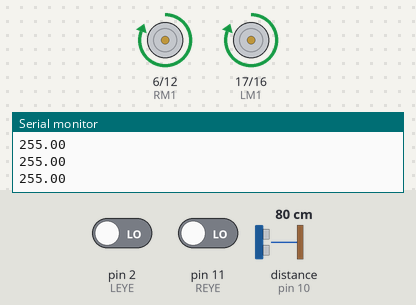
Simulated run of this sketch. Board: Arduino Uno, built with avr-gcc and run on an emulated ATmega328P. On the bench: motor-driver pin pairs drawn as motors (green arrow = first pin HIGH = forward, orange = second pin HIGH = backward, longer = more drive), the last lines printed to the serial monitor. Wiring (inferred from the names in the program): ultrasonic range finder: trigger pin 19; echo pin 10. The test bench sets the inputs (shaded band); at power-on: distance to the obstacle (sensor on pin 10) 80 cm, pin 2 (LEYE) LOW, pin 11 (REYE) LOW. The echo pulse lasts 58.3 µs per cm.

Above: at 1.2 s.
1.3 s: distance to the obstacle (sensor on pin 10) set to 9 cm
At 4.25 s:
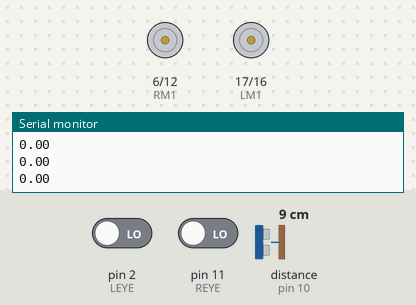
4.3 s: distance to the obstacle (sensor on pin 10) set to 10 cm
At 4.45 s:
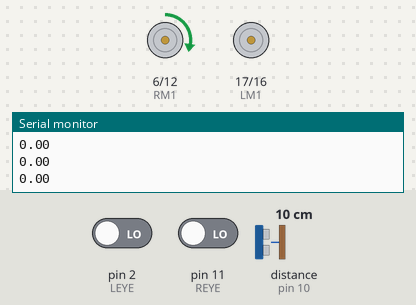
7.3 s: distance to the obstacle (sensor on pin 10) set to 15 cm
At 8.4 s:
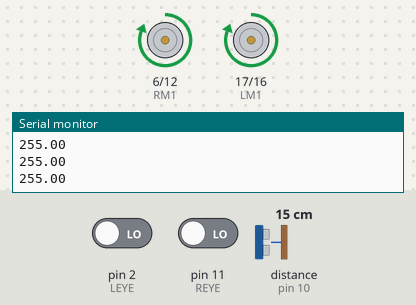
9.1 s: distance to the obstacle (sensor on pin 10) set to 2 cm
At 9.9 s:
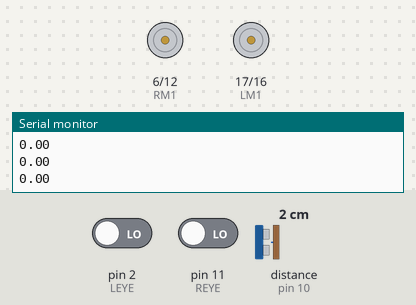
10.6 s: distance to the obstacle (sensor on pin 10) set to 18 cm
At 11.0 s:
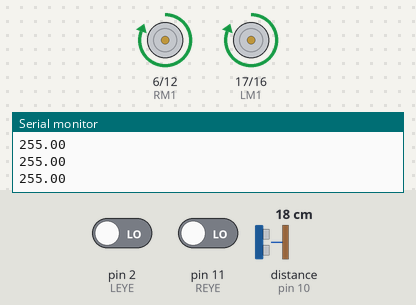
Timing chart, 0 to 13.1 s (numbered marks = the images above; inputs shaded):
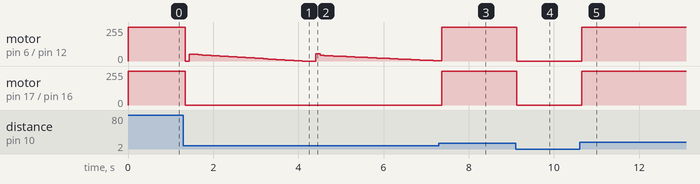

Measured:
- the behaviour switches between 9 and 10 cm on distance to the obstacle (sensor on pin 10) (found by bisection; images 1 and 2)
- after the input at 1.3 s, motor on pin 6 (RM1) / pin 12 (RM2): forward 255/255 → stopped at once, → forward 51/255 0.10 s later, → forward 49/255 0.10 s later, → forward 47/255 0.10 s later, … (28 changes in this stretch); motor on pin 17 (LM1) / pin 16 (LM2): forward 255/255 → stopped at once
- after the input at 4.3 s, motor on pin 6 (RM1) / pin 12 (RM2): stopped → forward 53/255 after 0.11 s, → forward 42/255 0.10 s later, → forward 40/255 0.10 s later, → forward 39/255 0.10 s later, … (29 changes in this stretch)
- after the input at 7.3 s, motor on pin 6 (RM1) / pin 12 (RM2): forward 1/255 → forward 255/255 after 0.06 s, → forward 253/255 0.11 s later, → forward 254/255 0.10 s later, → forward 255/255 0.11 s later; motor on pin 17 (LM1) / pin 16 (LM2): stopped → forward 255/255 after 0.06 s
- after the input at 9.1 s, motor on pin 6 (RM1) / pin 12 (RM2), motor on pin 17 (LM1) / pin 16 (LM2): forward 255/255 → stopped at once
- after the input at 10.6 s, motor on pin 6 (RM1) / pin 12 (RM2), motor on pin 17 (LM1) / pin 16 (LM2): stopped → forward 255/255 after 0.06 s

The sketch:

pid_us.ino
```cpp
//**************************************************************//
//  For Convenience install "PID" Library by Brett Beauregard   //
//**************************************************************//

#include <PID_v1.h> // PID Library by Brett Beauregard

// Define Variables we'll be connecting to
double setpoint; // Desired Value
double input; // US Sensor
double output; // Motor

// Insert Here PID Parameters (More info in the Lectures/Need testing)
double Kp = 50, Ki = 5, Kd = 1;

// Specify the links and initial tuning parameters
PID myPID(&input, &output, &setpoint, Kp, Ki, Kd, DIRECT);


// L293D Connection
const int LM1 = 17; // Left Motor 1
const int LM2 = 16; // Left Motor 2
const int RM1 = 6;  // Right Motor 1
const int RM2 = 12; // Right Motor 2

// Sensor Connection
const int LEYE = 2;
const int REYE = 11;

// Ultrasonic Connection
const int UST = 19;
const int USE = 10;


void setup() {
  Serial.begin(9600);

  setpoint = 12; // Insert here Distance to activate PID
  myPID.SetMode(AUTOMATIC); // Turn PID On


  pinMode(UST, OUTPUT);
  pinMode(USE, INPUT);
}

void loop() {
  int left = digitalRead(LEYE);
  int right = digitalRead(REYE);

  // Paste Here Only Ultrasonic Code from Bronze Demo

  digitalWrite(UST, LOW);
  delayMicroseconds(2);
  digitalWrite(UST, HIGH);
  delayMicroseconds(10);
  digitalWrite(UST, LOW);

  float duration = pulseIn(USE, HIGH);

  int distance = duration / 58;

  input = distance;
  myPID.Compute(); // Compute PID

   // Print the corresponding Output HERE
   Serial.println(255 - output);

  // Analog Write here each motors using the Output HERE

  analogWrite (LM1, 255 - output);
  analogWrite (LM2, 0);
  analogWrite (RM1, 255 - output);
  analogWrite (RM2, 0);


}
```
